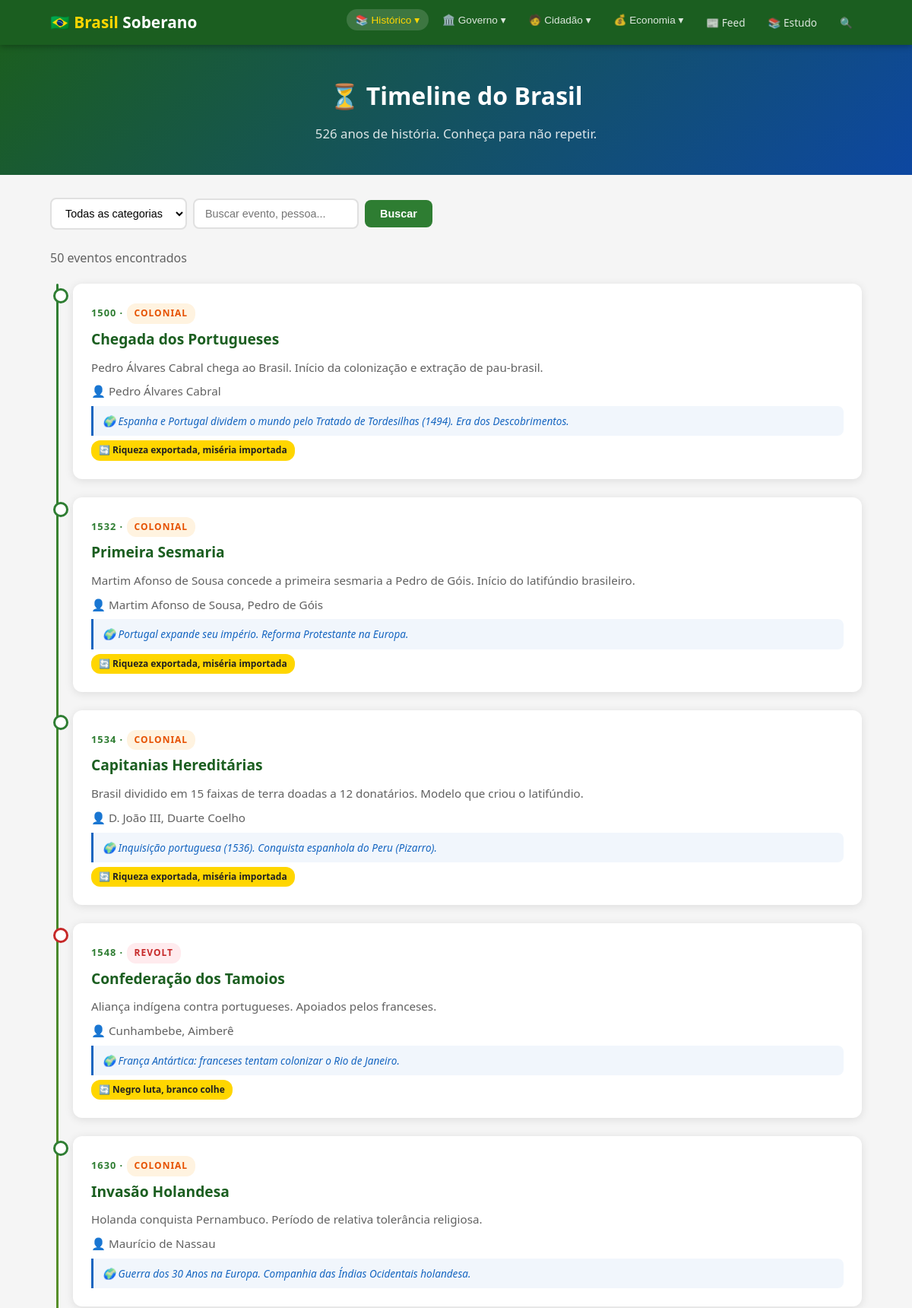
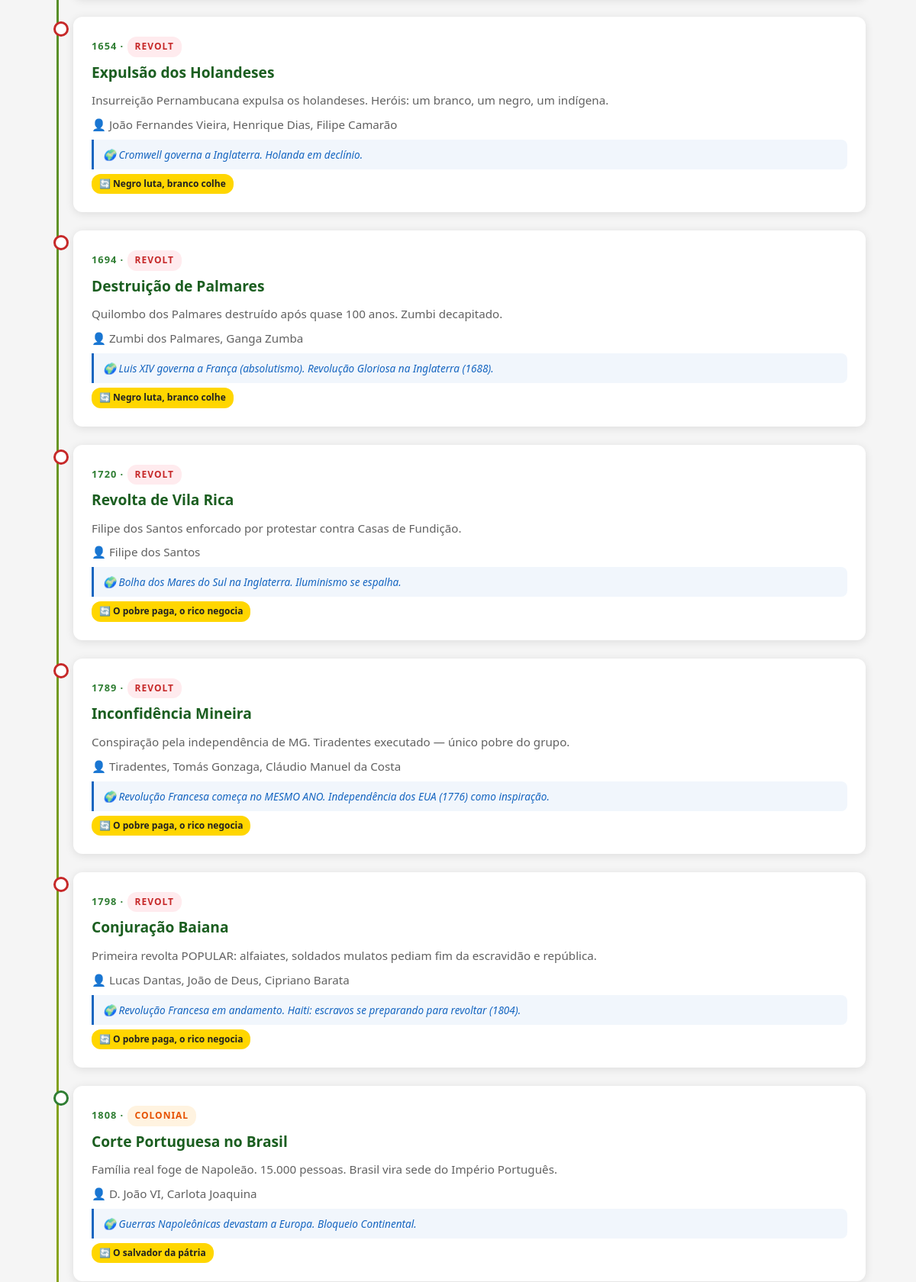
The page / (upper part) on the database its author committed (2 pictures, top to bottom).
### tables this page shows
CREATE TABLE events (
    id INTEGER PRIMARY KEY,
    date TEXT NOT NULL,
    year INTEGER NOT NULL,
    title TEXT NOT NULL,
    description TEXT NOT NULL,
    category TEXT NOT NULL,
    geopolitical_context TEXT,
    pattern_id INTEGER,
    state TEXT,
    key_figures TEXT,
    source TEXT
);

CREATE TABLE patterns (
    id INTEGER PRIMARY KEY,
    name TEXT NOT NULL,
    description TEXT NOT NULL,
    modern_equivalent TEXT,
    lesson TEXT NOT NULL
);

### app.py (the view)
@app.route('/')
def index():
    category = request.args.get('category', '')
    search = request.args.get('search', '')
    base_query = '''
        SELECT e.*, p.name as pattern_name
        FROM events e
        LEFT JOIN patterns p ON e.pattern_id = p.id
        WHERE 1=1
    '''
    args = []
    if category:
        base_query += ' AND e.category = ?'
        args.append(category)
    if search:
        base_query += ' AND (e.title LIKE ? OR e.description LIKE ? OR e.key_figures LIKE ?)'
        args += [f'%{search}%', f'%{search}%', f'%{search}%']
    base_query += ' ORDER BY e.year ASC, e.date ASC'
    events = query_db(base_query, args)
    categories = query_db('SELECT DISTINCT category FROM events ORDER BY category')
    return render_template('index.html',
                           events=events,
                           categories=categories,
                           selected_category=category,
                           search=search)

### app.py (called while the page is built)
def get_db():
    db = getattr(g, '_database', None)
    if db is None:
        db = g._database = sqlite3.connect(DATABASE)
        db.row_factory = sqlite3.Row
    return db

@app.teardown_appcontext
def close_connection(exception):
    db = getattr(g, '_database', None)
    if db is not None:
        db.close()

def query_db(query, args=(), one=False):
    cur = get_db().execute(query, args)
    rv = cur.fetchall()
    cur.close()
    return (rv[0] if rv else None) if one else rv

### templates/index.html (shortened to what this page needs)
{% extends "base.html" %}
{% block header %}
<div class="page-header">
  <h1>⏳ Timeline do Brasil</h1>
  <p>526 anos de história. Conheça para não repetir.</p>
</div>
{% endblock %}
{% block content %}
<form class="filters" method="get">
  <select name="category" onchange="this.form.submit()">
    <option value="">Todas as categorias</option>
  </select>
  <input type="text" name="search" placeholder="Buscar evento, pessoa..." value="{{ search }}">
  <button type="submit" class="btn btn-green">Buscar</button>
</form>
<p style="color:var(--text-light);margin-bottom:20px">{{ events|length }} eventos encontrados</p>
<div class="timeline">
  {% for event in events %}
  <div class="timeline-item {{ event.category }}">
    <div class="card">
      <span class="timeline-year">{{ event.year }} · <span class="badge badge-{{ event.category }}">{{ event.category }}</span></span>
      <h3 class="timeline-title">{{ event.title }}</h3>
      <p class="timeline-desc">{{ event.description }}</p>
      {% if event.key_figures %}<p class="timeline-figures">👤 {{ event.key_figures }}</p>{% endif %}
      {% if event.geopolitical_context %}<div class="timeline-geo">🌍 {{ event.geopolitical_context }}</div>{% endif %}
      {% if event.pattern_name %}<span class="timeline-pattern">🔄 {{ event.pattern_name }}</span>{% endif %}
    </div>
  </div>
  {% endfor %}
</div>
{% endblock %}

### static/css/style.css (style rules this page uses)
:root { --green: #2E7D32; --green-light: #4CAF50; --green-dark: #1B5E20; --gold: #FFD600; --gold-dark: #C5A028; --blue: #1565C0; --blue-light: #42A5F5; --blue-dark: #0D47A1; --white: #FFFFFF; --bg: #F5F5F5; --text: #212121; --text-light: #616161; --red: #C62828; --radius: 12px; --shadow: 0 2px 12px rgba(0,0,0,0.1); --transition: all 0.3s ease; }
* { margin:0; padding:0; box-sizing:border-box; }
html { scroll-behavior:smooth; }
body { font-family:'Segoe UI',system-ui,-apple-system,sans-serif; color:var(--text); background:var(--bg); line-height:1.7; }
.page-header { background:linear-gradient(135deg,var(--green-dark),var(--blue-dark)); color:white; padding:40px 20px; text-align:center; }
.page-header h1 { font-size:2rem; margin-bottom:8px; }
.page-header p { opacity:0.85; font-size:1.05rem; }
.card { background:white; border-radius:var(--radius); padding:24px; margin-bottom:20px; box-shadow:var(--shadow); transition:var(--transition); }
.card h3 { color:var(--green-dark); margin-bottom:8px; font-size:1.2rem; }
.card p { color:var(--text-light); font-size:0.95rem; }
.timeline { position:relative; padding-left:30px; }
.timeline::before { content:''; position:absolute; left:8px; top:0; bottom:0; width:3px; background:linear-gradient(var(--green),var(--gold),var(--blue)); border-radius:3px; }
.timeline-item { position:relative; margin-bottom:24px; }
.timeline-item::before { content:''; position:absolute; left:-26px; top:6px; width:14px; height:14px; border-radius:50%; border:3px solid var(--green); background:white; z-index:1; }
.timeline-item.revolt::before { border-color:var(--red); }
.timeline-year { font-size:0.8rem; font-weight:700; color:var(--green); text-transform:uppercase; letter-spacing:1px; }
.timeline-title { font-size:1.15rem; font-weight:700; color:var(--text); margin:4px 0; }
.timeline-desc { font-size:0.9rem; color:var(--text-light); margin-bottom:6px; }
.timeline-geo { font-size:0.85rem; color:var(--blue); font-style:italic; padding:8px 12px; background:rgba(21,101,192,0.06); border-left:3px solid var(--blue); border-radius:0 8px 8px 0; margin-top:6px; }
.timeline-pattern { display:inline-block; font-size:0.75rem; padding:3px 10px; border-radius:12px; background:var(--gold); color:var(--text); font-weight:600; margin-top:6px; }
.timeline-figures { font-size:0.8rem; color:var(--text-light); margin-top:4px; }
.badge { display:inline-block; padding:3px 10px; border-radius:12px; font-size:0.75rem; font-weight:600; }
.badge-colonial { background:#FFF3E0; color:#E65100; }
.badge-revolt { background:#FFEBEE; color:var(--red); }
.filters { display:flex; gap:8px; flex-wrap:wrap; margin-bottom:24px; align-items:center; }
.filters select, .filters input { padding:10px 14px; border:2px solid #E0E0E0; border-radius:8px; font-size:0.9rem; background:white; }
.btn { display:inline-block; padding:10px 20px; border-radius:8px; font-weight:600; font-size:0.9rem; text-decoration:none; border:none; cursor:pointer; transition:var(--transition); }
.btn-green { background:var(--green); color:white; }

### rows shown on the page
events: year "1500", category "COLONIAL", title "Chegada dos Portugueses", description "Pedro Álvares Cabral chega ao Brasil. Início da colonização e extração de pau-brasil.", key_figures "Pedro Álvares Cabral", geopolitical_context "Espanha e Portugal dividem o mundo pelo Tratado de Tordesilhas (1494). Era dos Descobrimentos.", pattern_name "Riqueza exportada, miséria importada"
events: year "1532", category "COLONIAL", title "Primeira Sesmaria", description "Martim Afonso de Sousa concede a primeira sesmaria a Pedro de Góis. Início do latifúndio brasileiro.", key_figures "Martim Afonso de Sousa, Pedro de Góis", geopolitical_context "Portugal expande seu império. Reforma Protestante na Europa.", pattern_name "Riqueza exportada, miséria importada"
events: year "1534", category "COLONIAL", title "Capitanias Hereditárias", description "Brasil dividido em 15 faixas de terra doadas a 12 donatários. Modelo que criou o latifúndio.", key_figures "D. João III, Duarte Coelho", geopolitical_context "Inquisição portuguesa (1536). Conquista espanhola do Peru (Pizarro).", pattern_name "Riqueza exportada, miséria importada"
events: year "1548", category "REVOLT", title "Confederação dos Tamoios", description "Aliança indígena contra portugueses. Apoiados pelos franceses.", key_figures "Cunhambebe, Aimberê", geopolitical_context "França Antártica: franceses tentam colonizar o Rio de Janeiro.", pattern_name "Negro luta, branco colhe"
events: year "1630", category "COLONIAL", title "Invasão Holandesa", description "Holanda conquista Pernambuco. Período de relativa tolerância religiosa.", key_figures "Maurício de Nassau", geopolitical_context "Guerra dos 30 Anos na Europa. Companhia das Índias Ocidentais holandesa."
events: year "1654", category "REVOLT", title "Expulsão dos Holandeses", description "Insurreição Pernambucana expulsa os holandeses. Heróis: um branco, um negro, um indígena.", key_figures "João Fernandes Vieira, Henrique Dias, Filipe Camarão", geopolitical_context "Cromwell governa a Inglaterra. Holanda em declínio.", pattern_name "Negro luta, branco colhe"
events: year "1694", category "REVOLT", title "Destruição de Palmares", description "Quilombo dos Palmares destruído após quase 100 anos. Zumbi decapitado.", key_figures "Zumbi dos Palmares, Ganga Zumba", geopolitical_context "Luis XIV governa a França (absolutismo). Revolução Gloriosa na Inglaterra (1688).", pattern_name "Negro luta, branco colhe"
events: year "1720", category "REVOLT", title "Revolta de Vila Rica", description "Filipe dos Santos enforcado por protestar contra Casas de Fundição.", key_figures "Filipe dos Santos", geopolitical_context "Bolha dos Mares do Sul na Inglaterra. Iluminismo se espalha.", pattern_name "O pobre paga, o rico negocia"
events: year "1789", category "REVOLT", title "Inconfidência Mineira", description "Conspiração pela independência de MG. Tiradentes executado — único pobre do grupo.", key_figures "Tiradentes, Tomás Gonzaga, Cláudio Manuel da Costa", geopolitical_context "Revolução Francesa começa no MESMO ANO. Independência dos EUA (1776) como inspiração.", pattern_name "O pobre paga, o rico negocia"
events: year "1798", category "REVOLT", title "Conjuração Baiana", description "Primeira revolta POPULAR: alfaiates, soldados mulatos pediam fim da escravidão e república.", key_figures "Lucas Dantas, João de Deus, Cipriano Barata", geopolitical_context "Revolução Francesa em andamento. Haiti: escravos se preparando para revoltar (1804).", pattern_name "O pobre paga, o rico negocia"
events: year "1808", category "COLONIAL", title "Corte Portuguesa no Brasil", description "Família real foge de Napoleão. 15.000 pessoas. Brasil vira sede do Império Português.", key_figures "D. João VI, Carlota Joaquina", geopolitical_context "Guerras Napoleônicas devastam a Europa. Bloqueio Continental.", pattern_name "O salvador da pátria"

### other values the page prints
{{ events|length }} "50"
